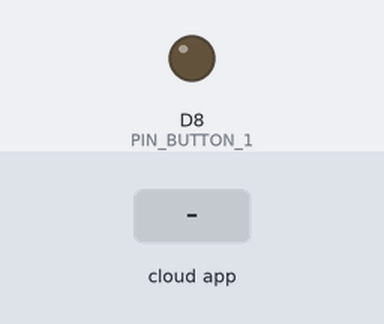
This sketch was run on a simulated ESP8266 (NodeMCU). Shown: output pins drawn as LEDs (lit = HIGH). The test bench sets the inputs (shaded band). The RemoteXY app is connected; what the sketch prints to the serial monitor is not drawn.

Above: at 1.2 s.
1.3 s: the phone or cloud app sets button_1 to 1
At 2.5 s:
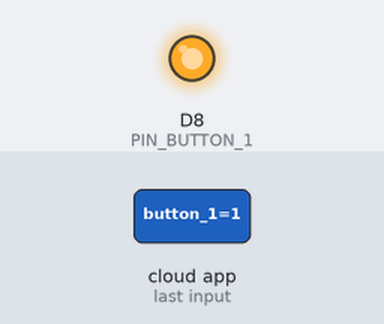
2.8 s: the phone or cloud app sets button_1 to 0
At 3.8 s:
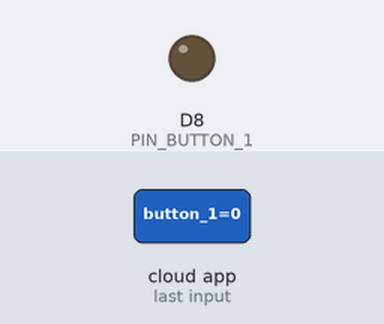
Timing chart, 0 to 5.8 s (numbered marks = the images above; inputs shaded):
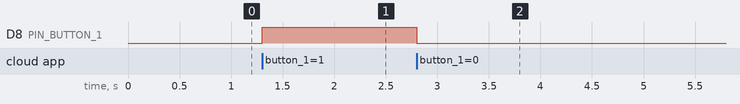

The sketch:

advandced_vikluchatel1.ino
```cpp
// (licence header left out)
//////////////////////////////////////////////
//        RemoteXY include library          //
//////////////////////////////////////////////

// определение режима соединения и подключение библиотеки RemoteXY
#define REMOTEXY_MODE__ESP8266WIFI_LIB_CLOUD
#include <ESP8266WiFi.h>

#include <RemoteXY.h>

// настройки соединения
#define REMOTEXY_WIFI_SSID "SNR-CPE-60F4"
#define REMOTEXY_WIFI_PASSWORD "19720708"
#define REMOTEXY_CLOUD_SERVER "cloud.remotexy.com"
#define REMOTEXY_CLOUD_PORT 6376
#define REMOTEXY_CLOUD_TOKEN "cc2b460777235c3ab60df995ad2be4e3"

// конфигурация интерфейса
#pragma pack(push, 1)
uint8_t RemoteXY_CONF[] =
  { 255,1,0,2,0,19,0,11,13,0,
  1,0,5,10,12,12,2,31,88,0,
  65,6,47,12,9,9 };

// структура определяет все переменные и события вашего интерфейса управления
struct {

    // input variables
  uint8_t button_1; // =1 если кнопка нажата, иначе =0

    // output variables
  uint8_t led_1_r; // =0..255 яркость красного цвета индикатора
  uint8_t led_1_g; // =0..255 яркость зеленого цвета индикатора

    // other variable
  uint8_t connect_flag;  // =1 if wire connected, else =0

} RemoteXY;
#pragma pack(pop)

/////////////////////////////////////////////
//           END RemoteXY include          //
/////////////////////////////////////////////

#define PIN_BUTTON_1 D8
#define PIN_BUTTON_2 D7


void setup()
{
  RemoteXY_Init ();

  pinMode (PIN_BUTTON_1, OUTPUT);

  // TODO you setup code

}

void loop()
{
  RemoteXY_Handler ();
  if (RemoteXY.button_1 == 0)
  {
    Serial.print("YYYY");
    digitalWrite(PIN_BUTTON_1, LOW);
  }
  else
  {
    digitalWrite(PIN_BUTTON_1, HIGH);
  }
//  digitalWrite(PIN_BUTTON_1, (RemoteXY.button_1==0)?LOW:HIGH);

  // TODO you loop code
  // используйте структуру RemoteXY для передачи данных
  // не используйте функцию delay()


}
```

Measured:
- after the input at 1.3 s, D8 (PIN_BUTTON_1): LOW → HIGH at once
- after the input at 2.8 s, D8 (PIN_BUTTON_1): HIGH → LOW at once
